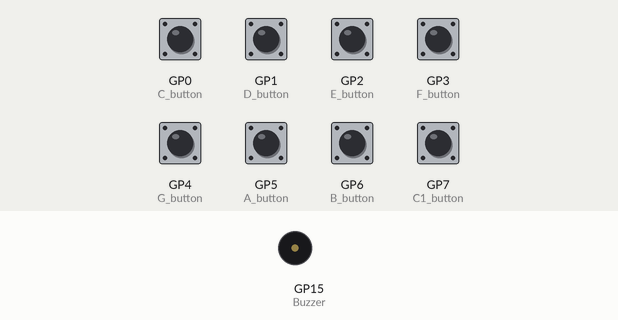
Bench run of a program on a simulated Raspberry Pi Pico running MicroPython. Shown: buzzer (waves = sounding). Inputs (shaded band) come from the test bench; at power-on: GP0 (C_button), GP1 (D_button), GP2 (E_button), GP3 (F_button), GP4 (G_button), GP5 (A_button), GP6 (B_button), GP7 (C1_button) LOW.

Above: at 1.2 s.
1.3 s: GP0 (C_button) pulled HIGH for 0.15 s
At 1.37 s:
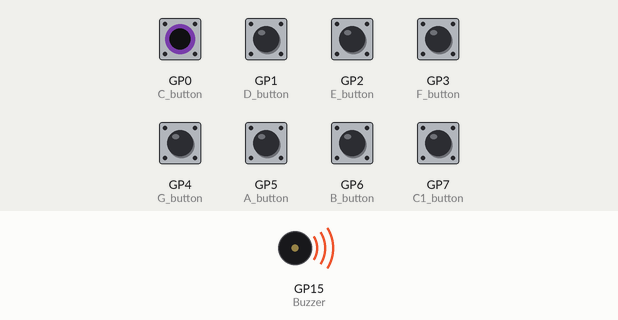
Timing chart, 0 to 4.3 s (numbered marks = the images above; inputs shaded):
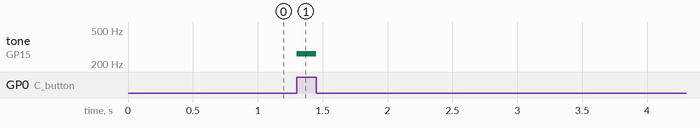

Measured:
- after the input at 1.3 s, tone on GP15 (Buzzer): silent → 262 Hz at once, → silent 0.15 s later

The program:

main.py
```python
import machine

C = 262
D = 294
E = 330
F = 349
G = 392
A = 440
B = 494
C1 = 525

C_button = machine.Pin(0, machine.Pin.IN, machine.Pin.PULL_DOWN)
D_button = machine.Pin(1, machine.Pin.IN, machine.Pin.PULL_DOWN)
E_button = machine.Pin(2, machine.Pin.IN, machine.Pin.PULL_DOWN)
F_button = machine.Pin(3, machine.Pin.IN, machine.Pin.PULL_DOWN)
G_button = machine.Pin(4, machine.Pin.IN, machine.Pin.PULL_DOWN)
A_button = machine.Pin(5, machine.Pin.IN, machine.Pin.PULL_DOWN)
B_button = machine.Pin(6, machine.Pin.IN, machine.Pin.PULL_DOWN)
C1_button = machine.Pin(7, machine.Pin.IN, machine.Pin.PULL_DOWN)
Buzzer = machine.PWM(machine.Pin(15))


while True:
    while C_button.value():
        Buzzer.duty_u16(32767)
        Buzzer.freq(C)
    while D_button.value():
        Buzzer.duty_u16(32767)
        Buzzer.freq(D)
    while E_button.value():
        Buzzer.duty_u16(32767)
        Buzzer.freq(E)
    while F_button.value():
        Buzzer.duty_u16(32767)
        Buzzer.freq(F)
    while G_button.value():
        Buzzer.duty_u16(32767)
        Buzzer.freq(G)
    while A_button.value():
        Buzzer.duty_u16(32767)
        Buzzer.freq(A)
    while B_button.value():
        Buzzer.duty_u16(32767)
        Buzzer.freq(B)
    while C1_button.value():
        Buzzer.duty_u16(32767)
        Buzzer.freq(C1)
    Buzzer.duty_u16(0)
```
